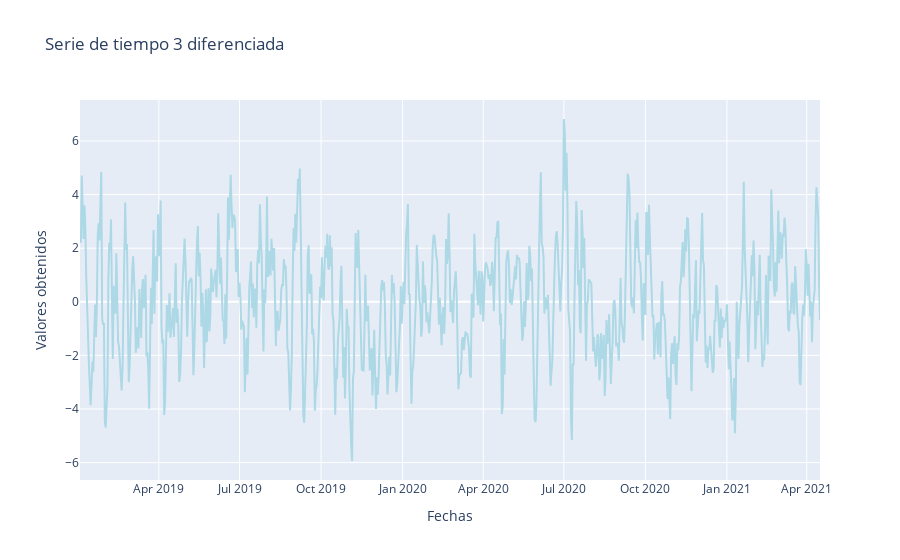

Write notebook code for a chart like this one.
### Markdown cell above
A continuación se ve la serie 3 junto en la parte inferior con las repectivas ACF y PACF obtenidas:

### Code cell
serie_3_diferenciado=pd.DataFrame(serie_3.valor.diff().dropna())
fig = go.Figure(data=go.Scatter(x=serie_3_diferenciado.index, y=serie_3_diferenciado["valor"], mode='lines',
                                marker=dict(color='lightblue')))
fig.update_layout(title='Serie de tiempo 3 diferenciada', xaxis_title='Fechas', yaxis_title='Valores obtenidos')
fig.show()
Boton_auxiliar("grafic3")

### Figure 1 — Plotly figure (JSON) as saved in the notebook; plotly's stock layout.template omitted (floating-point values rounded to 4 significant figures; data arrays with more than 128 entries replaced by an {"elided": "..."} marker saying what was removed)
{"data": [{"marker": {"color": "lightblue"}, "mode": "lines", "type": "scatter", "x": {"elided": "836 str values"}, "y": {"elided": "836 float values"}}], "layout": {"title": {"text": "Serie de tiempo 3 diferenciada"}, "xaxis": {"title": {"text": "Fechas"}}, "yaxis": {"title": {"text": "Valores obtenidos"}}}}
